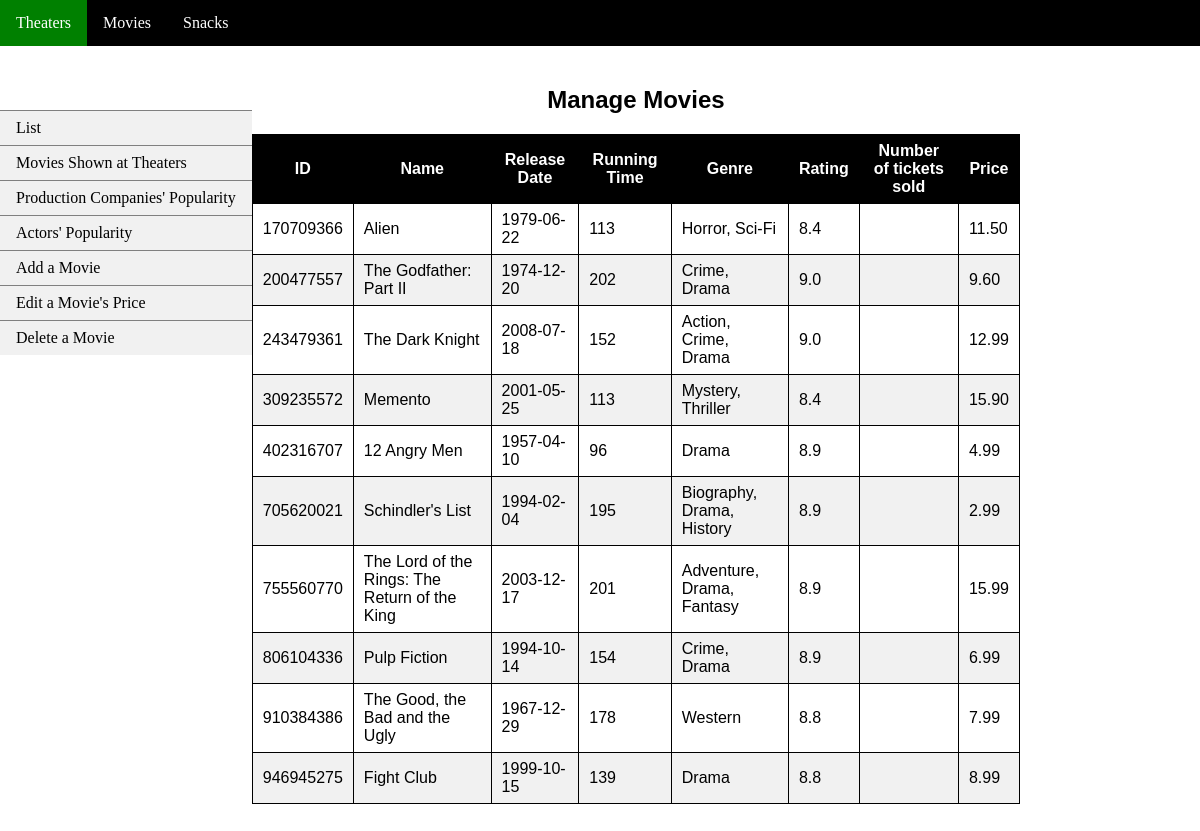
/movies/index.php, run on the app's committed database.
### tables this page shows
CREATE TABLE `movies` (
  `movie_ID` bigint(9) NOT NULL,
  `movie_name` varchar(50) NOT NULL,
  `release_date` date NOT NULL,
  `running_time` int(10) NOT NULL,
  `genre` varchar(30) NOT NULL,
  `rating` decimal(2,1) NOT NULL,
  `price` decimal(5,2) NOT NULL
);

### movies/index.php (the view, shortened to what this page needs)
<?php
	include "./movies-header.php";
	$title = "Manage Movies";
?>
	<section class="greeting">
		<h1><?php echo $title; ?></h1>
	</section>
	<section class="main-content">
		<?php
			$conn = mysqli_connect(DB_HOST, DB_USER, DB_PASSWORD, DB_NAME);
			$query = "SELECT * FROM movies";
			$result = mysqli_query($conn, $query);
			if(mysqli_num_rows($result) > 0){
				echo "<table class='data-table'>";
				echo "<thead>";
				echo "<tr>";
				echo "<th>ID</th>";
				echo "<th>Name</th>";
				echo "<th>Release Date</th>";
				echo "<th>Running Time</th>";
				echo "<th>Genre</th>";
				echo "<th>Rating</th>";
				echo "<th>Number of tickets sold</th>";
				echo "<th>Price</th>";
				echo "</tr>";
				echo "</thead>";
				echo "<tbody>";
				while($row = mysqli_fetch_array($result)){
					echo "<tr>";
					echo "<td>" . $row['movie_ID'] . "</td>";
					echo "<td>" . $row['movie_name'] . "</td>";
					echo "<td>" . $row['release_date'] . "</td>";
					echo "<td>" . $row['running_time'] . "</td>";
					echo "<td>" . $row['genre'] . "</td>";
					echo "<td>" . $row['rating'] . "</td>";
					echo "<td>" . $row['number_of_tickets_sold'] . "</td>";
					echo "<td>" . $row['price'] . "</td>";
					echo "</tr>";
				}
				echo "</tbody>";
				echo "</table>";
				} else{
				echo "<p class='lead'><em>No records were found.</em></p>";
				}
		?>
	</section>
</main>
<?php include "../footer.php"; ?>

### index.css (style rules this page uses)
body { margin: 0; padding: 0; }
.greeting { text-align: center; }
.data-table { margin: auto; border-collapse: collapse; }
.data-table thead { background-color: black; color: white; }
.data-table tr:nth-child(even) { background-color: #f1f1f1; }
.data-table th, td { padding: 7px 10px; border: 1px solid black; }

### data on the page
movies: movie_ID "170709366", movie_name "Alien", release_date "1979-06-22", running_time "113", genre "Horror, Sci-Fi", rating "8.4", price "11.50"
movies: movie_ID "200477557", movie_name "The Godfather: Part II", release_date "1974-12-20", running_time "202", genre "Crime, Drama", rating "9.0", price "9.60"
movies: movie_ID "243479361", movie_name "The Dark Knight", release_date "2008-07-18", running_time "152", genre "Action, Crime, Drama", rating "9.0", price "12.99"
movies: movie_ID "309235572", movie_name "Memento", release_date "2001-05-25", running_time "113", genre "Mystery, Thriller", rating "8.4", price "15.90"
movies: movie_ID "402316707", movie_name "12 Angry Men", release_date "1957-04-10", running_time "96", genre "Drama", rating "8.9", price "4.99"
movies: movie_ID "705620021", movie_name "Schindler's List", release_date "1994-02-04", running_time "195", genre "Biography, Drama, History", rating "8.9", price "2.99"
movies: movie_ID "755560770", movie_name "The Lord of the Rings: The Return of the King", release_date "2003-12-17", running_time "201", genre "Adventure, Drama, Fantasy", rating "8.9", price "15.99"
movies: movie_ID "806104336", movie_name "Pulp Fiction", release_date "1994-10-14", running_time "154", genre "Crime, Drama", rating "8.9", price "6.99"
movies: movie_ID "910384386", movie_name "The Good, the Bad and the Ugly", release_date "1967-12-29", running_time "178", genre "Western", rating "8.8", price "7.99"
movies: movie_ID "946945275", movie_name "Fight Club", release_date "1999-10-15", running_time "139", genre "Drama", rating "8.8", price "8.99"

### other printed values
$title "Manage Movies"
